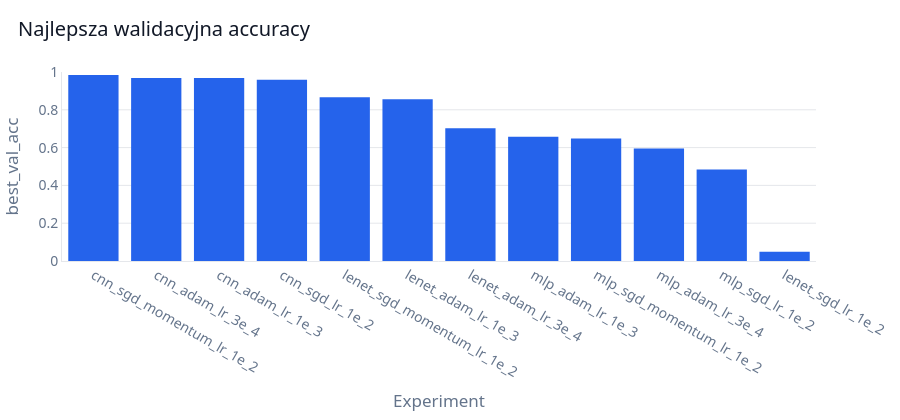

The code cell stored with this chart in its notebook:
### Markdown cell above
## Najlepsza konfiguracja

Ranking bazuje na najwyższej walidacyjnej accuracy uzyskanej w trakcie treningu.

### Code cell
display(plot_experiment_comparison(
    results_df.sort_values("best_val_acc", ascending=False),
    metric="best_val_acc",
    title="Najlepsza walidacyjna accuracy",
))

### Figure 1 — Plotly figure (JSON) as saved in the notebook; plotly's stock layout.template omitted (floating-point values rounded to 4 significant figures)
{"data": [{"customdata": [["cnn", "sgd", 0.01, 0.9, 4], ["cnn", "adam", 0.0003, 0, 2], ["cnn", "adam", 0.001, 0, 4], ["cnn", "sgd", 0.01, 0, 4], ["lenet", "sgd", 0.01, 0.9, 4], ["lenet", "adam", 0.001, 0, 4], ["lenet", "adam", 0.0003, 0, 4], ["mlp", "adam", 0.001, 0, 4], ["mlp", "sgd", 0.01, 0.9, 4], ["mlp", "adam", 0.0003, 0, 4], ["mlp", "sgd", 0.01, 0, 4], ["lenet", "sgd", 0.01, 0, 1]], "hovertemplate": "%{x}<br>Best val acc: %{y:.4f}<br>Model: %{customdata[0]}<br>Optimizer: %{customdata[1]}<br>LR: %{customdata[2]}<br>Momentum: %{customdata[3]}<br>Best epoch: %{customdata[4]}<extra></extra>", "marker": {"color": "#2563eb", "line": {"width": 0}}, "type": "bar", "x": ["cnn_sgd_momentum_lr_1e_2", "cnn_adam_lr_3e_4", "cnn_adam_lr_1e_3", "cnn_sgd_lr_1e_2", "lenet_sgd_momentum_lr_1e_2", "lenet_adam_lr_1e_3", "lenet_adam_lr_3e_4", "mlp_adam_lr_1e_3", "mlp_sgd_momentum_lr_1e_2", "mlp_adam_lr_3e_4", "mlp_sgd_lr_1e_2", "lenet_sgd_lr_1e_2"], "y": [0.9842, 0.9689, 0.9679, 0.9591, 0.8666, 0.856, 0.7022, 0.657, 0.6481, 0.5952, 0.4842, 0.04852]}], "layout": {"font": {"color": "#111827", "family": "Segoe UI, Arial, Helvetica, sans-serif", "size": 14}, "height": 420, "legend": {"bgcolor": "rgba(255,255,255,0)", "orientation": "h", "x": 1, "xanchor": "right", "y": 1.02, "yanchor": "bottom"}, "margin": {"b": 48, "l": 48, "r": 24, "t": 72}, "paper_bgcolor": "white", "plot_bgcolor": "white", "title": {"text": "Najlepsza walidacyjna accuracy", "x": 0.02, "xanchor": "left"}, "xaxis": {"linecolor": "#e5e7eb", "showgrid": false, "tickfont": {"color": "#64748b"}, "title": {"font": {"color": "#64748b"}, "text": "Experiment"}, "zeroline": false}, "yaxis": {"gridcolor": "#e5e7eb", "linecolor": "#e5e7eb", "range": [0, 1], "tickfont": {"color": "#64748b"}, "title": {"font": {"color": "#64748b"}, "text": "best_val_acc"}, "zeroline": false}}}
